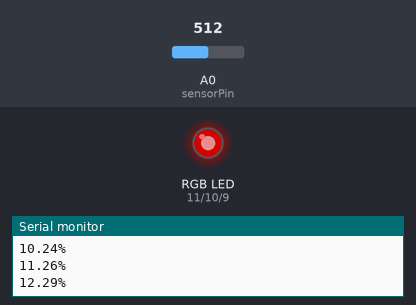
Bench run of a sketch on a simulated Arduino Uno, built with avr-gcc and run on an emulated ATmega328P. On the bench: an RGB LED mixed from three pins (HIGH = lit), the last lines printed to the serial monitor. Inputs (shaded band) come from the test bench; at power-on: A0 (sensorPin) = 512. Dim RGB values are drawn brighter than linear.

Above: at 1.2 s.
1.3 s: A0 (sensorPin) set to 595
At 2.8 s:
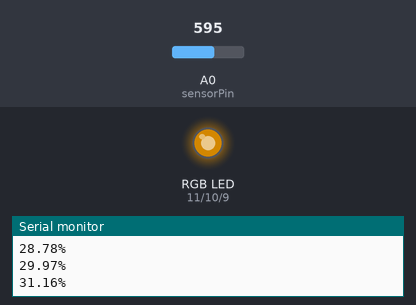
4.3 s: A0 (sensorPin) set to 621
At 4.9 s:
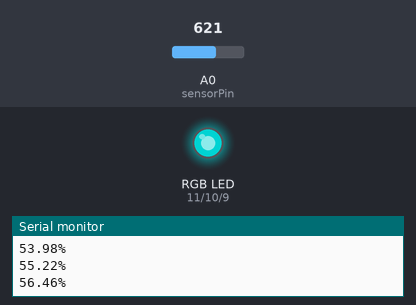
5.8 s: A0 (sensorPin) set to 548
8.8 s: A0 (sensorPin) set to 524
At 8.8 s:
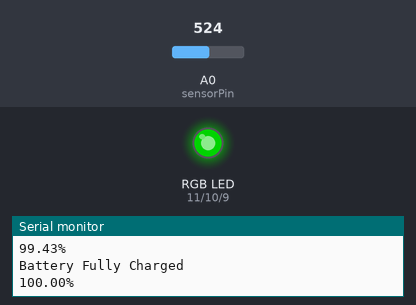
Timing chart, 0 to 11.3 s (numbered marks = the images above; inputs shaded):
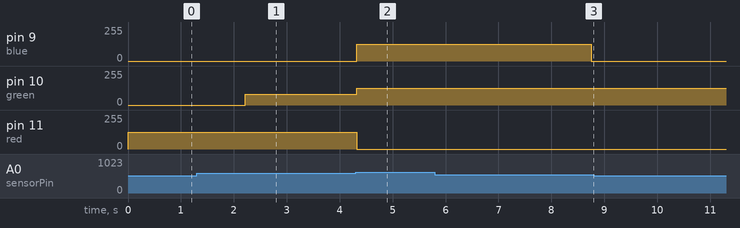

Measured:
- the behaviour switches between 611 and 612 on A0 (sensorPin) (found by bisection; images 1 and 2)
- after the input at 5.8 s, pin 9 (blue): 125/255 → 0/255 after 3.0 s instead of 2.7 s

The sketch:

week_2_day_9.ino
```cpp
int sensorPin = A0;
int onboardLED = 13;
int sensorValue = 0;
unsigned int batteryCapacity = 50000;
unsigned int batteryLevel = 0;

// RGB LED PINS


int blue = 9;
int green = 10;
int red = 11;

double getBatteryPercentage() {
  return (((double)batteryLevel / (double)batteryCapacity)*100);
}

void RGB_color(int red_value, int green_value, int blue_value){
    analogWrite(red, red_value);
    analogWrite(green, green_value);
    analogWrite(blue, blue_value);

}

void setup() {
  // put your setup code here, to run once:
  pinMode(red, OUTPUT);
  pinMode(green, OUTPUT);
  pinMode(blue, OUTPUT);
  Serial.begin(9600);
}

void loop() {
  sensorValue = analogRead(sensorPin);
  batteryLevel += sensorValue; // adding sensor value to batter level

  double percentage = getBatteryPercentage();

  if(percentage >= 100) {
    Serial.println("Battery Fully Charged");
    RGB_color (0, 125, 0); //GREEN
    batteryLevel = batteryCapacity;
    percentage = 100;
  }

  else if (percentage <= 75 && percentage >50) {
    RGB_color(0, 125, 125); //BLUE
  }

 else if (percentage <= 50 && percentage > 25) {
    RGB_color(125, 80, 0); //YELLOW
  }

 else if (percentage <= 25) {
    RGB_color(125, 0, 0);  //RED
  }

  Serial.print(percentage);
  Serial.println ("%");

  delay(100);
}
```
